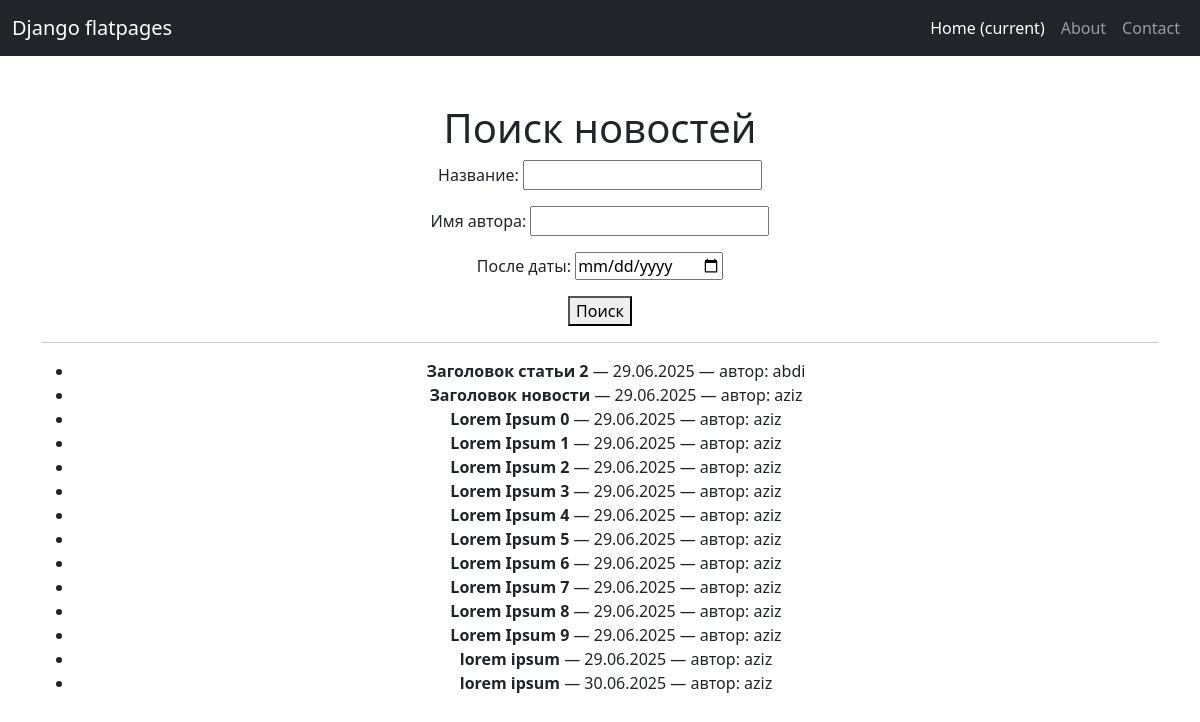
The app's page /news/search/ with its own data.
### news/models.py (models this page shows, shortened)
class Post(models.Model):
    author = models.ForeignKey(Author, on_delete=models.CASCADE)
    article = 'AR'
    news = 'NW'
    POST_TYPES = [
        (article, 'Статья'),
        (news, 'Новость'),
    ]
    post_type = models.CharField(max_length=2, choices=POST_TYPES, default=article)
    created_at = models.DateTimeField(auto_now_add=True)
    categories = models.ManyToManyField(Category, through='PostCategory')
    title = models.CharField(max_length=255)
    text = models.TextField()
    rating = models.IntegerField(default=0)

class Author(models.Model):
    user = models.OneToOneField(User, on_delete=models.CASCADE)
    rating = models.IntegerField(default=0)

### news/views.py (the view)
# urls.py: path('search/', NewsSearch.as_view(), name='news_search'),
class NewsSearch(FilterView):
    model = Post
    template_name = 'news/news_search.html'
    filterset_class = PostFilter
    context_object_name = 'searchs'
    def get_queryset(self):
        queryset = super().get_queryset()
        self.filterset = PostFilter(self.request.GET, queryset)
        return self.filterset.qs
    def get_context_data(self, **kwargs):
        context = super().get_context_data(**kwargs)
        context['request'] = self.request
        return context

### templates/news/news_search.html (shortened to what this page needs)
{% extends 'flatpages/default.html' %}
{% block content %}
<h1>Поиск новостей</h1>
<form method="get">
    {{ filter.form.as_p }}
    <button type="submit">Поиск</button>
</form>
<hr>
{% if searchs %}
    <ul>
        {% for post in searchs %}
            <li><strong>{{ post.title }}</strong> — {{ post.created_at|date:"d.m.Y" }} — автор: {{ post.author.user.username }}</li>
        {% endfor %}
    </ul>
{% else %}
    <p>Новостей не найдено.</p>
{% endif %}
{% endblock content %}

### templates/flatpages/default.html (shortened to what this page needs)
{% load static %}
<!DOCTYPE html>
<html lang="ru">
<head>
    <link href="https://cdn.jsdelivr.net/npm/bootstrap@5.3.0/dist/css/bootstrap.min.css" rel="stylesheet">
</head>
<body>
    <nav class="navbar navbar-expand-lg navbar-dark bg-dark">
        <div class="container-fluid">
            <a class="navbar-brand" href="#">Django flatpages</a>
            <div class="collapse navbar-collapse">
                <ul class="navbar-nav ms-auto mb-2 mb-lg-0">
                    <li class="nav-item">
                        <a class="nav-link active" aria-current="page" href="#">Home (current)</a>
                    </li>
                    <li class="nav-item">
                        <a class="nav-link" href="#">About</a>
                    </li>
                    <li class="nav-item">
                        <a class="nav-link" href="#">Contact</a>
                    </li>
                </ul>
            </div>
        </div>
    </nav>
    <div class="container text-center mt-5">
        {% block content %}{% endblock %}
    </div>
</body>
</html>

### records on screen
Post: title "Заголовок статьи 2", created_at "29.06.2025", author.user.username "abdi"
Post: title "Заголовок новости", created_at "29.06.2025", author.user.username "aziz"
Post: title "Lorem Ipsum 0", created_at "29.06.2025", author.user.username "aziz"
Post: title "Lorem Ipsum 1", created_at "29.06.2025", author.user.username "aziz"
Post: title "Lorem Ipsum 2", created_at "29.06.2025", author.user.username "aziz"
Post: title "Lorem Ipsum 3", created_at "29.06.2025", author.user.username "aziz"
Post: title "Lorem Ipsum 4", created_at "29.06.2025", author.user.username "aziz"
Post: title "Lorem Ipsum 5", created_at "29.06.2025", author.user.username "aziz"
Post: title "Lorem Ipsum 6", created_at "29.06.2025", author.user.username "aziz"
Post: title "Lorem Ipsum 7", created_at "29.06.2025", author.user.username "aziz"
Post: title "Lorem Ipsum 8", created_at "29.06.2025", author.user.username "aziz"
Post: title "Lorem Ipsum 9", created_at "29.06.2025", author.user.username "aziz"
Post: title "lorem ipsum", created_at "29.06.2025", author.user.username "aziz"
Post: title "lorem ipsum", created_at "30.06.2025", author.user.username "aziz"
